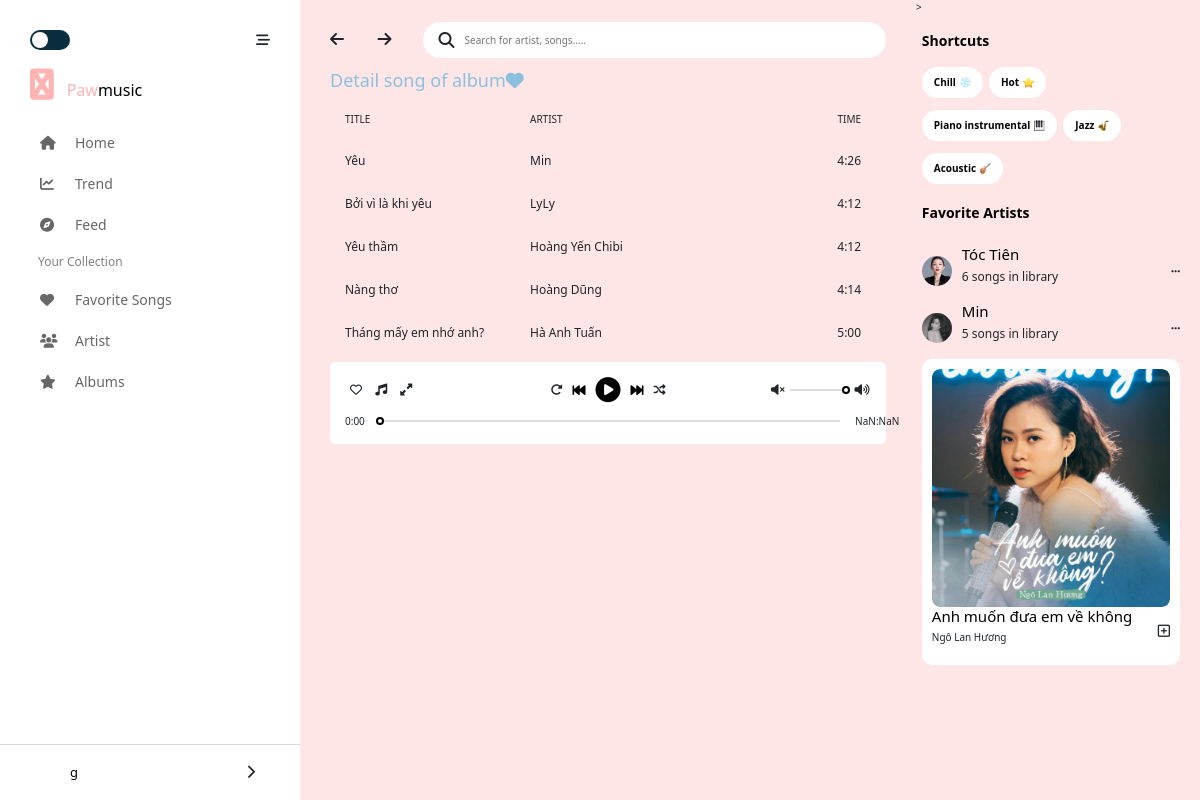
The page /album/detail/1 (signed in) on the database its author committed.
### songs/models.py (models this page shows)
class Song(models.Model):
    name = models.TextField(max_length=256)
    time = models.TextField(max_length=50)
    linkSave = models.TextField()
    target = models.BooleanField(default=0)
    artist = models.ForeignKey(
        Artist,
        on_delete=models.CASCADE,
        blank=False,
        null=True)#1-n

### artists/models.py (models this page shows)
class Artist(models.Model):
    name = models.TextField(max_length=256)
    linkImage = models.TextField()
    description = models.TextField(default='')

### albumdetails/views.py (the view)
# urls.py: path('<int:id>', views.albumSongs,name='allsongs'),
def albumSongs(request, id):
    firstname = request.session["firstname"]
    request.session['idAlbum'] = id
    album = Album.objects.get(id = id)
    songs = album.songs.all()
    return render(request, 'authentication/albumDetail.html',{"songs": songs, "firstname": firstname})

### templates/authentication/albumDetail.html (shortened to what this page needs)
<!DOCTYPE html>
<html lang="en">
  <head>
    <link
      href="https://cdn.jsdelivr.net/npm/bootstrap@5.1.3/dist/css/bootstrap.min.css"
      rel="stylesheet"
    />
    <link rel="stylesheet" href="https://cdnjs.cloudflare.com/ajax/libs/font-awesome/5.15.1/css/all.min.css">
    <link rel="stylesheet" href="https://cdnjs.cloudflare.com/ajax/libs/font-awesome/6.1.1/css/all.min.css" />
    {% load static %}
    <link rel="stylesheet"  href="{%  static  'css/style.css'  %}" type="text/css">
    {% load static %}
    <link rel="stylesheet"  href="{%  static  'css/responsive.css'  %}" type="text/css">
    <link
      rel="stylesheet"
      href="https://unpkg.com/swiper/swiper-bundle.min.css"
    />
  </head>
  <body onload="LoadAB()">
    <div class="">
      <div id="main" style="width: 100%;">
        <div id="container" >
            <div id="navbar">
                <div class="navbar-container">
                    <header>
                        <span class="check">
                            <span class="ball"></span>
                        </span>
                        <i class="fas fa-stream js-hide-navbar"></i>
                    </header>
                    <div class="logo">
                        <i class="navbar__logo fab fa-solid fa-paw"></i>
                        <span class="navbar__primary-text">Paw</span><span>music</span>
                    </div>
                    <div class="navbar-content">
                        <nav>
                                <li class="navbar-content__icon">
                                    <a href="/home"><i class="fas fa-home"></i>Home</a>
                                </li>
                                <li class="navbar-content__icon">
                                    <a href="/song/trend"><i class="fas fa-chart-line"></i>Trend</a>
                                </li>
                                <li class="navbar-content__icon">
                                    <a href="/song/feed"><i class="fas fa-compass"></i>Feed</a>
                                </li>
                        </nav>
                        <nav>
                            <p class=" navbar-content__title">Your Collection</p>
                            <ul>
                                <li class="navbar-content__icon">
                                    <a href="/favoritesong"><i class="fas fa-heart"></i>Favorite Songs</a>
                                </li>
                                <li class="navbar-content__icon">
                                    <a href="/artist"><i class="fas fa-users"></i>Artist</a>
                                </li>
                                <li class="navbar-content__icon">
                                    <a href="/album"><i class="fas fa-star"></i>Albums</a>
                                </li>
                            </ul>
                        </nav>
                    </div>
                </div>
                <div class="navbar-user">
                    <div class="navbar-user__container">
                        <div class="user-avt">
                        </div>
                        <div class="user-name">{{ firstname }}</div>
                        <div class="user-menulists">
                            <div class="more-info">
                                <i class="fas fa-chevron-right"></i>
                            </div>
                        </div>
                    </div>
                </div>
            </div>
            <div id="main-content" >
                <header>
                    <nav class="main-content__header-nav">
                        <i class="fas fa-arrow-left"></i>
                        <i class="fas fa-arrow-right"></i>
                    </nav>
                    <div class="main-content__search-form">
                        <i class="fas fa-search search-btn"></i>
                        <input type="text" class="search-input" placeholder="Search for artist, songs.....">
                    </div>
                </header>
                <div class="my-playlistFS">
                    <div class="playlist-head">
                        <h4 style=" color: #8CC0DE;">Detail song of album<i class="fas fa-heart"></i></h4>
                    </div>
                    <div class="playlist-list" >
                        <div class="playlist playlist-list__title">
                            <p class="playlist__title">TITLE</p>
                            <p class="playlist__artist">ARTIST</p>
                            <p class="playlist__time">TIME</p>
                        </div>
                        {% for song in songs %}
                            <div class="playlist playlist--hover" id="playlist{{ song.id }}" ondblclick="SelectSong({{ song.id}})">
                                <p class="playlist__title">{{song.name}}</p>
                                <p class="playlist__artist">{{song.artist.name}}</p>
                                <p class="playlist__time">{{song.time}}</p>
                            </div>
                        {% endfor %}
                    </div>
                </div>
                <div class="play-song">
                    <div class="play-control">
                        <div class="play-control__act">
                            <i class="far fa-heart" ></i>
                            <i class="fas fa-music"></i>
                            <i class="fas fa-expand-alt"></i>
                        </div>
                        <div class="play-control__main">
                            <i class="fas fa-redo-alt play-repeat"></i>
                            <i class="fas fa-fast-backward play-backward main-icon"></i>
                            <span class="play-inner">
                                <i class="fas fa-play-circle play-icon main-icon main-icon--big"></i>
                            </span>
                            <i class="fas fa-fast-forward play-forward main-icon"></i>
                            <i class="fas fa-random shuffle-song"></i>
                        </div>
                        <div class="play-control__volume">
                            <i class="fas fa-volume-mute"></i>
                            <input type="range" id="volume" class="volume" value ="1" min = "0" max="1" step="0.1">
                            <i class="fas fa-volume-up"></i>
                        </div>
                    </div>
                    <div class="play-seekbar">
                        <div class="timer__left">0:00</div>
                        <input type="range" name="range" id="range" class="range" />
                        {% load static %}
                        <div class="timer__right">3.00</div>
                    </div>
                </div>
            </div>>
            <div id="sidebar">
              <div class="sidebar__shortcuts">
                  <p class="sidebar__shortcuts-title">Shortcuts
                  </p>
                  <div class="sidebar__shortcuts-items">
                      <span class="sidebar__shortcuts-item">Chill
                          {% load static %}
                          <img src="{% static '/img/snow.png' %}" alt="">
                      </span>
                      <span class="sidebar__shortcuts-item">Hot
                          {% load static %}
                          <img src="{% static '/img/star.png' %}" alt="">
                      </span>
                      <span class="sidebar__shortcuts-item">Piano instrumental
                          {% load static %}
                          <img src="{% static '/img/piano.png' %}" alt="">
                      </span>
                      <span class="sidebar__shortcuts-item">Jazz
                          {% load static %}
                          <img src="{% static '/img/jazz.png' %}" alt="">
                      </span>
                      <span class="sidebar__shortcuts-item">Acoustic
                          {% load static %}
                          <img src="{% static '/img/ghitar.png' %}" alt="">
                      </span>
                  </div>
              </div>
              <div class="sidebar__favorite">
                  <p class="sidebar__favorite-title">Favorite Artists</p>
                  <div class="sidebar__favorite-list">
                      <div class="artist-info__avt">
                          {% load static %}
                          <img src="{% static '/img/tt.jpg' %}" alt="">
                      </div>
                      <div class="artist-info">
                          <h4 class="artist-info__name">Tóc Tiên</h4>
                          <p class="artist-info__song">6 songs in library</p>
                      </div>
                      <i class="fas fa-ellipsis-h"></i>
                  </div>
                  <div class="sidebar__favorite-list">
                      <div class="artist-info__avt">
                          {% load static %}
                          <img src="{% static '/img/min.jpg' %}" alt="">
                      </div>
                      <div class="artist-info">
                          <h4 class="artist-info__name">Min</h4>
                          <p class="artist-info__song">5 songs in library</p>
                      </div>
                      <i class="fas fa-ellipsis-h"></i>
                  </div>
              </div>
              <div class="sidebar__suggest-album">
                  <div class="suggest-album">
                      <div class="suggest-album__img-container">
                          {% load static %}
                          <img src="{% static '/img/nlh.jpg' %}" alt="">
                      </div>
                      <div class="suggest-album__content">
                          <div class="suggest-album__info">
                              <h4>Anh muốn đưa em về không</h4>
                              <p>Ngô Lan Hương</p>
                          </div>
                          <i class="far fa-plus-square"></i>
                      </div>
                  </div>
              </div>
          </div>
      </div>
  </div>
    </div>
  </body>
</html>

### rows shown on the page
Song: name "Yêu", artist.name "Min", time "4:26"
Song: name "Bởi vì là khi yêu", artist.name "LyLy", time "4:12"
Song: name "Yêu thầm", artist.name "Hoàng Yến Chibi", time "4:12"
Song: name "Nàng thơ", artist.name "Hoàng Dũng", time "4:14"
Song: name "Tháng mấy em nhớ anh?", artist.name "Hà Anh Tuấn", time "5:00"

### other values the page prints
{{ firstname }} "g"
